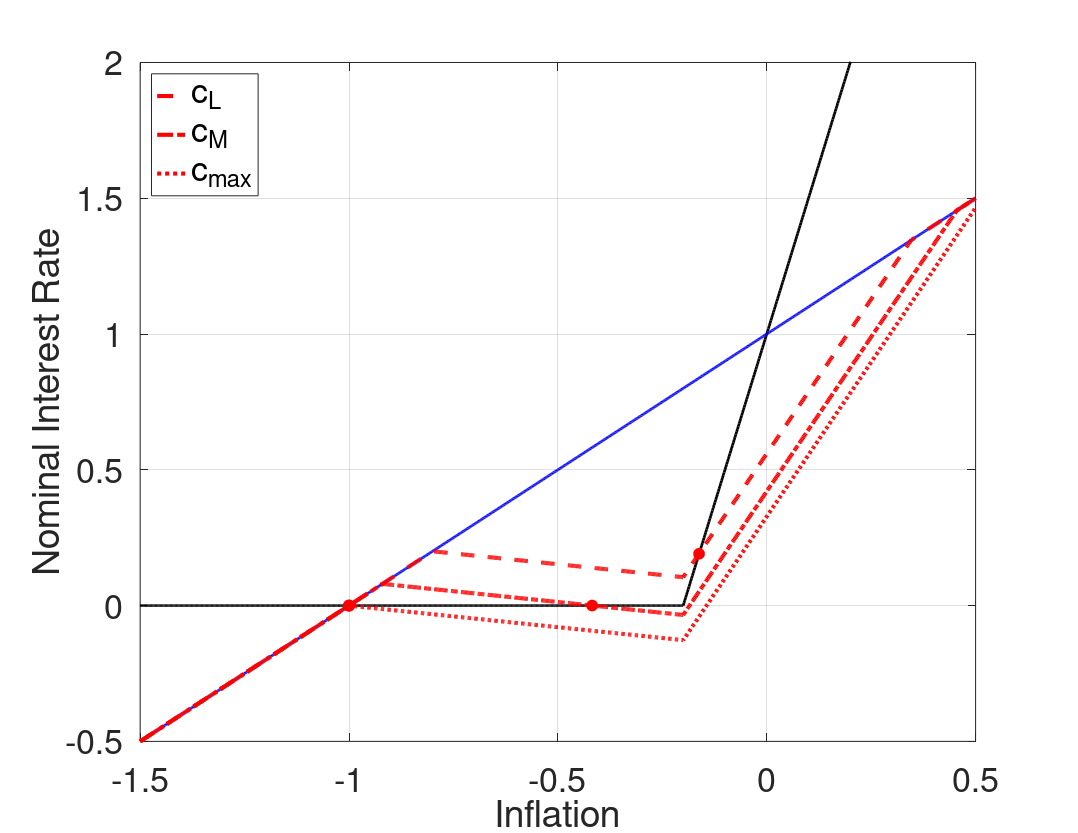

Source code (MATLAB):
%--------------------------------------------------------------------------
% File Name: RAFR_cPHIpi_h.m
% Author: Philip Coyle
% Date Created: 01/07/2019
% cd /mq/philipprojects/RA_Work/Taisuke_Nakata/Zero_Lower_Bound/DeflationaryRegime/Uncertainty/Draft/Figs/iid/3state_iid_shock/RAFR
% RAFR_cPHIpi_h
%--------------------------------------------------------------------------

clear all
close all
% clc

%% Model Calibration
cBET = 1/1.0025;
cSIGMA = 1;
cKAPPA = 0.02;
cPHIpi = 5;
cRstar = 1/400;
p_m = 0.5; %Probability of being in the middle state 

cSHOCK_lb =((cRstar)*(cPHIpi - 1))/(cKAPPA*cPHIpi*cSIGMA);
cSHOCK_ub =((cRstar)*(cKAPPA*cPHIpi*cSIGMA + 1))/(cKAPPA*cPHIpi*cSIGMA);
cSHOCK_bound = -(2*(cRstar)*(cPHIpi - 1)*(cKAPPA*cPHIpi*cSIGMA + 1))/(cKAPPA*cPHIpi^2*cSIGMA*(cKAPPA*cSIGMA + 1)*(p_m - 1));
cSHOCK_grid = [0.075, 0.09, max([cSHOCK_lb,cSHOCK_ub,cSHOCK_bound])];

%% Housekeeping
% Set Grid Intervals
pi_m_low = -1.5/400;
pi_m_high = 0.5/400;
numgrid = 1001;
pi_m = linspace(pi_m_low,pi_m_high, numgrid)';

% Allocate Space
inx_ub = zeros(length(cSHOCK_grid),1);
pi_ub_zlb = zeros(length(cSHOCK_grid),1);
inx_lb = zeros(length(cSHOCK_grid),1);
pi_lb_zlb = zeros(length(cSHOCK_grid),1);
rafr = zeros(numgrid,length(cSHOCK_grid));


% Find max inflation that leads to ZLB binding
bound = -cRstar/cPHIpi;

inx_m = find(min(abs(pi_m - bound)) == abs(pi_m - bound));
% Find pi_m point where middle state interst rate binds
pi_m_zlb = pi_m(inx_m);

% Taylor Rule
tr = max(0,cRstar + cPHIpi*pi_m);

% 'Riskless' Fisher Relation
fr = pi_m + cRstar;

for j = 1:length(cSHOCK_grid)
    cSHOCK = cSHOCK_grid(j);
    %% Policy Functions from below (Assume middle state interst rate binds)
    % Low  High state inflation & expected inflation (as functions of middle state inflation)
    pi_l_b = pi_m - cKAPPA*cSIGMA*cSHOCK;
    pi_h_b = (pi_m - cKAPPA*cSIGMA*(cRstar - cSHOCK))/(1+cKAPPA*cSIGMA*cPHIpi);
    exp_pi_b = (1-p_m)/2*pi_l_b + p_m*pi_m + (1-p_m)/2*pi_h_b;

    % Low Middle and High state output & expected output (as functions of middle state inflation)
    y_m_b = (pi_m - cBET*exp_pi_b)/cKAPPA;
    y_l_b = y_m_b - cSIGMA*cSHOCK;
    y_h_b = y_m_b - cSIGMA*(cRstar + cPHIpi*pi_h_b - cSHOCK);
    exp_y_b = (1-p_m)/2*y_l_b + p_m*y_m_b + (1-p_m)/2*y_h_b;

    % Find pi_m point where high state interst rate binds
    inx_lb(j) = find(min(abs(pi_h_b - bound)) == abs(pi_h_b - bound));
    pi_lb_zlb(j) = pi_m(inx_lb(j));

    %% Policy Functions from above (Assume middle state interst rate does not bind)
    % Low  High state inflation & expected inflation (as functions of middle state inflation)
    pi_l_a = pi_m*(1+cKAPPA*cSIGMA*cPHIpi) + cKAPPA*cSIGMA*(cRstar - cSHOCK);
    pi_h_a = pi_m + (cKAPPA*cSIGMA*cSHOCK)/(1+cKAPPA*cSIGMA*cPHIpi);
    exp_pi_a = (1-p_m)/2*pi_l_a + p_m*pi_m + (1-p_m)/2*pi_h_a;

    % Low Middle and High state output & expected output (as functions of middle state inflation)
    y_m_a = (pi_m - cBET*exp_pi_a)/cKAPPA;
    y_l_a = y_m_a + cSIGMA*(cPHIpi*pi_m + cRstar - cSHOCK);
    y_h_a = y_m_a + cSIGMA*(cPHIpi*(pi_m - pi_h_a) + cSHOCK);
    exp_y_a = (1-p_m)/2*y_l_a + p_m*y_m_a + (1-p_m)/2*y_h_a;

    % Find pi_m point where low state interst rate binds
    inx_ub(j) = find(min(abs(pi_l_a - bound)) == abs(pi_l_a - bound));
    pi_ub_zlb(j) = pi_m(inx_ub(j));

    %% Define Risk Adjusted Fisher Relationship   
    for i = 1:numgrid
        if pi_m(i) < pi_lb_zlb(j) || pi_m(i) > pi_ub_zlb(j)
            rafr(i,j) = pi_m(i) + cRstar;
        elseif pi_m(i) <= pi_m_zlb
            rafr(i,j) = cRstar + pi_m(i) + (exp_pi_b(i) - pi_m(i)) + 1/cSIGMA*(exp_y_b(i) - y_m_b(i));
        elseif pi_m(i) <= pi_ub_zlb(j)
            rafr(i,j) = cRstar + pi_m(i) + (exp_pi_a(i) - pi_m(i)) + 1/cSIGMA*(exp_y_a(i) - y_m_a(i));
        end
    end
end
        
%% Plotting
type = {'--','-.',':'};

fig(1) = figure(1);
grid on
box on
hold on
plot(400*pi_m, 400*tr,'Color','k','LineWidth',2);
plot(400*pi_m, 400*fr,'Color','b','LineWidth',2);
for j = 1:length(cSHOCK_grid)
    [~,inx] = sort(abs(tr - rafr(:,j)));
    if j == length(cSHOCK_grid)
        RSS = inx(1);    
    else
        RSS = inx(1:2);
        it = 2;
        while abs(RSS(1) - RSS(2)) <= 10
            RSS(2) = inx(it + 1);
            it = it + 1;
        end
    end
    h(j) = plot(400*pi_m, 400*rafr(:,j),'Color','r','LineStyle',type{j},'LineWidth',3);
    p1 = plot(400*pi_m(RSS(1)),400*rafr(RSS(1),j));
    if j ~= 3
        p2 = plot(400*pi_m(RSS(2)),400*rafr(RSS(2),j)); 
        set([p1 p2],'Marker','o','MarkerEdgeColor','r','MarkerFaceColor','r','MarkerSize',8)
    else
        set(p1,'Marker','o','MarkerEdgeColor','r','MarkerFaceColor','r','MarkerSize',8)
    end
end

xlabel('Inflation','FontSize',16)
ylabel('Nominal Interest Rate','FontSize',16)
set(gca,'Xlim',[400*pi_m(1), 400*pi_m(end)],'Ylim',[-0.5, 2],'FontSize',25)
L = legend([h(1) h(2) h(3)],'c_L','c_M','c_{max}');
set(L,'Location','NorthWest','Fontsize',25)

savedir = cd;
if ispc 
    savedir = fullfile(savedir, '..\..\..');
    savedir = strcat(savedir,'\Final\');
else
    savedir = fullfile(savedir, '../../..');
    savedir = strcat(savedir,'/Final/');
end

set(fig(1),'PaperOrientation','Landscape');
set(fig(1),'PaperPosition',[0 0 11 8.5]);
print(fig(1),'-dpdf',strcat(savedir,'iid_RAFR_cPHIpi_h.pdf'));

